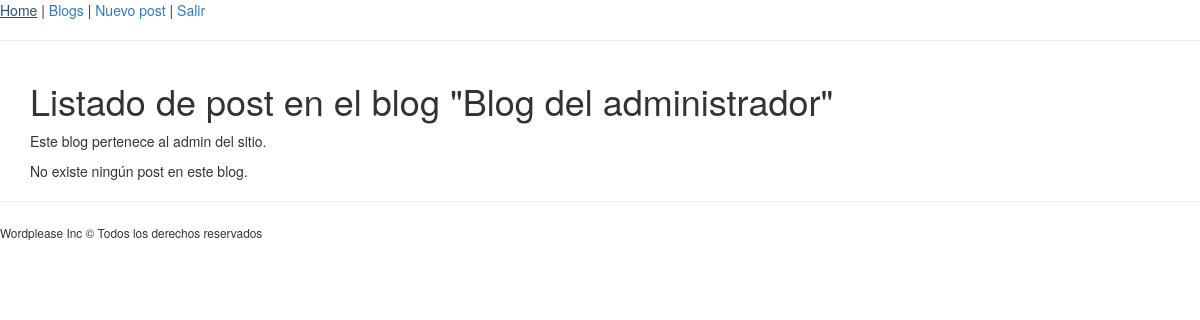
The app's page /blogs/admin/ (signed in) with its own data.
### blogs/models.py (models this page shows, shortened)
class Blog(models.Model):
    owner = models.OneToOneField(User)
    title = models.TextField(max_length=150)
    description = models.TextField(max_length=400)
    created_at = models.DateTimeField(auto_now_add=True)
    modified_at = models.DateTimeField(auto_now=True)

### blogs/views.py (the view)
# urls.py: url(r'^blogs/(?P<username>[-\w]+)/$', BlogDetailView.as_view(), name='detail_blog')
class BlogDetailView(View):
    def get(self, request, username):
        posible_blog = Blog.objects.filter(owner__username=username).prefetch_related(
            Prefetch('posts', queryset=Post.objects.order_by('-created_at')))
        blog = posible_blog[0] if len(posible_blog) >= 1 else None
        if blog is not None:
            context = {
                'blog': blog
            }
            return render(request, 'blogs/detail.html', context)
        else:
            return HttpResponseNotFound('Este blog no tiene posts.')

### blogs/templates/blogs/detail.html (shortened to what this page needs)
{% extends 'base.html' %}
{% block section %}
    <h1>Listado de post en el blog "{{ blog.title }}"</h1>
    <p>{{ blog.description }}</p>
    {% if blog.posts.count > 0 %}
        {% include 'posts/post_loop.html' with posts=blog.posts.all %}
    {% else %}
        No existe ningún post en este blog.
    {% endif %}
{% endblock %}

### records on screen
Blog: title "Blog del administrador", description "Este blog pertenece al admin del sitio."
